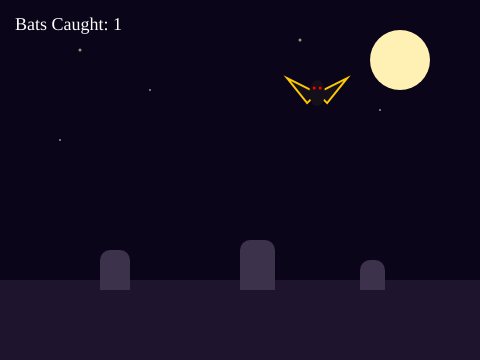
Frame 1 (no input)
Frame 60 (no input): identical to frame 1, image omitted
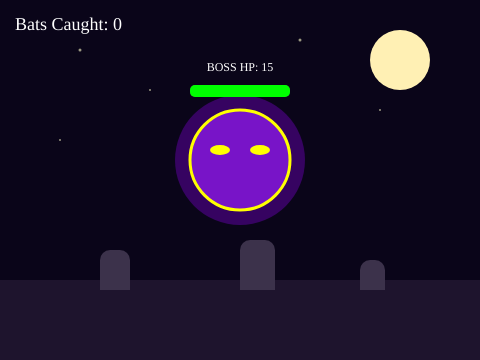
Frame 120 (the mouse pressed at the canvas centre since frame 60)

The p5.js sketch that drew these frames (run headless with seeded random() and noise() and a simulated clock; from frame 60 on, the mouse is pressed at the canvas centre):

// p5.js sketch
// ── sketch.js
let bat = {
  x: 0,
  y: 0
};


// Boss properties type shii
let boss = {
  x: 240,
  y: 180,
  active: false,
  health: 15,
  maxHealth: 15,
  spawnTime: 0,
  lastDrainTime: 0,
  lastSpawnedAtScore:0
};

let score =1;
let spawnTime = 0;
let batDuration = 1500; // ona and a half seconds per bat

function setup() {
  createCanvas(480, 360);
  spawnNewBat();
}

function spawnNewBat() {
  bat.x = random(60, 420);
  bat.y = random(60, 220);
  spawnTime = millis();
}

function spawnBoss() {
  boss.active = true;
  boss.health = boss.maxHealth;
  boss.x = width / 2;
  boss.y = height / 2 - 20;
  boss.spawnTime = millis();
  boss.lastDrainTime = millis();
}

function draw() {
  // --- 1.  BACKGROUND ---
  background(10, 5, 25);

  // --- 2. CUSTOM SHIIII(Stars, Moon, Graveyard) ---
  fill(255, 255, 200, 150);
  noStroke();
  ellipse(80, 50, 3, 3);
  ellipse(150, 90, 2, 2);
  ellipse(300, 40, 3, 3);
  ellipse(380, 110, 2, 2);
  ellipse(60, 140, 2, 2);

  fill(255, 240, 180);
  ellipse(400, 60, 60, 60);

  fill(30, 20, 45);
  rect(0, 280, 480, 80);

  fill(60, 50, 75);
  rect(100, 250, 30, 40, 10, 10, 0, 0);
  rect(240, 240, 35, 50, 10, 10, 0, 0);
  rect(360, 260, 25, 30, 10, 10, 0, 0);

  // --- 3. GAME OVER SCREEN ---
  if (score < 0) {
    fill(255, 50, 50);
    textSize(40);
    textFont('Georgia');
    textAlign(CENTER, CENTER);
    text('GAME OVER', width / 2, height / 2 - 20);
    
    fill(255);
    textSize(16);
    text('Click anywhere to try again', width / 2, height / 2 + 30);
    return; 
  }

  // --- 4. CHECK FOR BOSS ---
  if (!boss.active && score%10==0) {
    spawnBoss();
  }
   // --- 5. GAMEPLAY LOGIC TYPE SHII (Boss vs Normal Bat) ---
  if (boss.active) {
    // Every second the boss is on screen, lose 2 points
    if (millis() - boss.lastDrainTime > 1000) {
      score -= 2;
      boss.lastDrainTime = millis();
    }

    // Draw Boss
    drawBoss(boss.x, boss.y);

  } else {
    // Normal Bat Timer
    if (millis() - spawnTime > batDuration) {
      score--; 
      spawnNewBat();
    }
    // Draw Normal Bat
    drawBat(bat.x, bat.y);
  }

  // --- 6. UI & SCOREBOARD ---
  fill(255);
  textSize(18);
  textFont('Georgia');
  textAlign(LEFT, BASELINE);
  text('Bats Caught: ' + score, 15, 30);
}

// Custom Bat Creature Function
function drawBat(x, y) {
  fill(20, 15, 25);
  stroke(255, 200, 0);
  strokeWeight(2);
  
  triangle(x, y, x - 30, y - 15, x - 10, y + 10);
  triangle(x, y, x + 30, y - 15, x + 10, y + 10);
  
  noStroke();
  fill(20, 15, 25);
  ellipse(x, y, 16, 26);
  
  fill(255, 0, 0);
  ellipse(x - 3, y - 5, 3, 3);
  ellipse(x + 3, y - 5, 3, 3);
}

// Custom Boss Creature Function
function drawBoss(x, y) {
  // Boss Glow Effect
  noStroke();
  fill(150, 0, 255, 80);
  ellipse(x, y, 130, 130);

  // Boss Body
  fill(120, 20, 200);
  stroke(255, 255, 0);
  strokeWeight(3);
  ellipse(x, y, 100, 100);

  // Boss Face / Eyes
  noStroke();
  fill(255, 255, 0);
  ellipse(x - 20, y - 10, 20, 10);
  ellipse(x + 20, y - 10, 20, 10);

  // Health Bar Background
  fill(50);
  rect(x - 50, y - 75, 100, 12, 5);

  // Health Bar Fill
  fill(0, 255, 0);
  let healthWidth = map(boss.health, 0, boss.maxHealth, 0, 100);
  rect(x - 50, y - 75, healthWidth, 12, 5);

  // Boss Health Text
  fill(255);
  textSize(12);
  textAlign(CENTER, CENTER);
  text('BOSS HP: ' + boss.health, x, y - 92);
}

function mousePressed() {
  // Restart the game if on Game Over screen
  if (score < 0) {
    score = 0;
    boss.active = false;
    spawnNewBat();
    return;
  }

  // If Boss is active, clicks damage the boss
  if (boss.active) {
    if (dist(mouseX, mouseY, boss.x, boss.y) < 55) {
      boss.health--;
      
      // Check if Boss is defeated
      if (boss.health <= 0) {
        score = score * 2; // Double current score reward!
        boss.active = false; // Boss defeated
        spawnNewBat();
      }
    } else {
      // Missing the boss also costs a point
      score--;
    }
  } 
  // Normal Bat gameplay
  else {
    if (dist(mouseX, mouseY, bat.x, bat.y) < 30) {
      score++; 
      spawnNewBat();
    } else {
      score--; 
      spawnNewBat();
    }
  }
}
